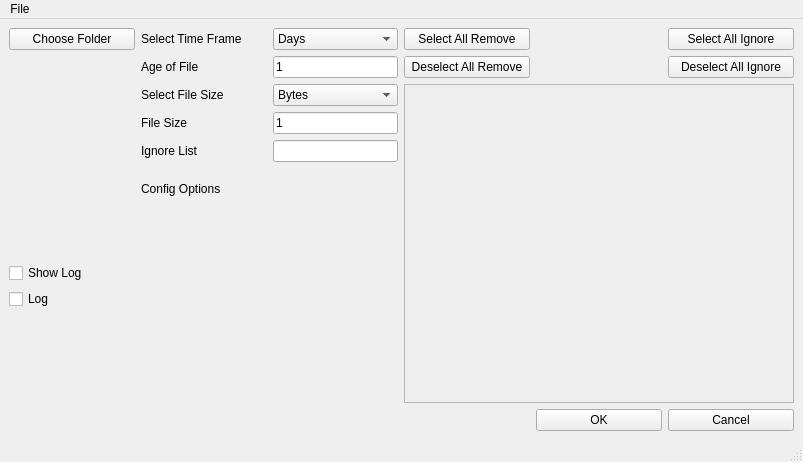
<?xml version="1.0" encoding="UTF-8"?>
<ui version="4.0">
 <class>MainWindow</class>
 <widget class="QMainWindow" name="MainWindow">
  <property name="geometry">
   <rect>
    <x>0</x>
    <y>0</y>
    <width>803</width>
    <height>462</height>
   </rect>
  </property>
  <property name="windowTitle">
   <string>MainWindow</string>
  </property>
  <widget class="QWidget" name="centralwidget">
   <layout class="QGridLayout" name="gridLayout_2">
    <item row="0" column="2">
     <widget class="QComboBox" name="timeFrame">
      <property name="sizePolicy">
       <sizepolicy hsizetype="Preferred" vsizetype="Fixed">
        <horstretch>0</horstretch>
        <verstretch>0</verstretch>
       </sizepolicy>
      </property>
      <item>
       <property name="text">
        <string>Days</string>
       </property>
      </item>
      <item>
       <property name="text">
        <string>Months</string>
       </property>
      </item>
      <item>
       <property name="text">
        <string>Years</string>
       </property>
      </item>
     </widget>
    </item>
    <item row="2" column="2">
     <widget class="QComboBox" name="fileSizeType">
      <property name="sizePolicy">
       <sizepolicy hsizetype="Preferred" vsizetype="Fixed">
        <horstretch>0</horstretch>
        <verstretch>0</verstretch>
       </sizepolicy>
      </property>
      <item>
       <property name="text">
        <string>Bytes</string>
       </property>
      </item>
      <item>
       <property name="text">
        <string>Kilobytes</string>
       </property>
      </item>
      <item>
       <property name="text">
        <string>Megabytes</string>
       </property>
      </item>
      <item>
       <property name="text">
        <string>Gigabytes</string>
       </property>
      </item>
      <item>
       <property name="text">
        <string>Terabytes</string>
       </property>
      </item>
     </widget>
    </item>
    <item row="4" column="2">
     <widget class="QLineEdit" name="ignoreList">
      <property name="sizePolicy">
       <sizepolicy hsizetype="Preferred" vsizetype="Fixed">
        <horstretch>0</horstretch>
        <verstretch>0</verstretch>
       </sizepolicy>
      </property>
     </widget>
    </item>
    <item row="2" column="1">
     <widget class="QLabel" name="label_3">
      <property name="text">
       <string>Select File Size</string>
      </property>
     </widget>
    </item>
    <item row="1" column="3">
     <widget class="QPushButton" name="deselectAllRemove">
      <property name="text">
       <string>Deselect All Remove</string>
      </property>
     </widget>
    </item>
    <item row="0" column="0">
     <widget class="QPushButton" name="chooseFolder">
      <property name="text">
       <string>Choose Folder</string>
      </property>
     </widget>
    </item>
    <item row="0" column="1">
     <widget class="QLabel" name="label">
      <property name="text">
       <string>Select Time Frame</string>
      </property>
     </widget>
    </item>
    <item row="1" column="2">
     <widget class="QLineEdit" name="fileAge">
      <property name="sizePolicy">
       <sizepolicy hsizetype="Preferred" vsizetype="Fixed">
        <horstretch>0</horstretch>
        <verstretch>0</verstretch>
       </sizepolicy>
      </property>
      <property name="text">
       <string>1</string>
      </property>
     </widget>
    </item>
    <item row="11" column="5">
     <widget class="QPushButton" name="cancel">
      <property name="sizePolicy">
       <sizepolicy hsizetype="Preferred" vsizetype="Fixed">
        <horstretch>0</horstretch>
        <verstretch>0</verstretch>
       </sizepolicy>
      </property>
      <property name="text">
       <string>Cancel</string>
      </property>
     </widget>
    </item>
    <item row="11" column="4">
     <widget class="QPushButton" name="commit">
      <property name="sizePolicy">
       <sizepolicy hsizetype="Preferred" vsizetype="Fixed">
        <horstretch>0</horstretch>
        <verstretch>0</verstretch>
       </sizepolicy>
      </property>
      <property name="text">
       <string>OK</string>
      </property>
     </widget>
    </item>
    <item row="1" column="1">
     <widget class="QLabel" name="label_2">
      <property name="text">
       <string>Age of File</string>
      </property>
     </widget>
    </item>
    <item row="4" column="1">
     <widget class="QLabel" name="label_5">
      <property name="text">
       <string>Ignore List</string>
      </property>
     </widget>
    </item>
    <item row="1" column="5">
     <widget class="QPushButton" name="deselectAllIgnore">
      <property name="text">
       <string>Deselect All Ignore</string>
      </property>
     </widget>
    </item>
    <item row="3" column="2">
     <widget class="QLineEdit" name="fileSize">
      <property name="sizePolicy">
       <sizepolicy hsizetype="Preferred" vsizetype="Fixed">
        <horstretch>0</horstretch>
        <verstretch>0</verstretch>
       </sizepolicy>
      </property>
      <property name="text">
       <string>1</string>
      </property>
     </widget>
    </item>
    <item row="3" column="1">
     <widget class="QLabel" name="label_4">
      <property name="text">
       <string>File Size</string>
      </property>
     </widget>
    </item>
    <item row="2" column="3" rowspan="9" colspan="3">
     <widget class="QScrollArea" name="scrollArea">
      <property name="sizePolicy">
       <sizepolicy hsizetype="Expanding" vsizetype="Expanding">
        <horstretch>0</horstretch>
        <verstretch>0</verstretch>
       </sizepolicy>
      </property>
      <property name="widgetResizable">
       <bool>true</bool>
      </property>
      <widget class="QWidget" name="scrollAreaWidgetContents">
       <property name="geometry">
        <rect>
         <x>0</x>
         <y>0</y>
         <width>383</width>
         <height>314</height>
        </rect>
       </property>
       <layout class="QGridLayout" name="gridLayout"/>
      </widget>
     </widget>
    </item>
    <item row="0" column="3">
     <widget class="QPushButton" name="selectAllRemove">
      <property name="text">
       <string>Select All Remove</string>
      </property>
     </widget>
    </item>
    <item row="0" column="5">
     <widget class="QPushButton" name="selectAllIgnore">
      <property name="text">
       <string>Select All Ignore</string>
      </property>
     </widget>
    </item>
    <item row="5" column="1">
     <widget class="QLabel" name="label_7">
      <property name="text">
       <string>Config Options</string>
      </property>
     </widget>
    </item>
    <item row="8" column="0">
     <widget class="QCheckBox" name="log">
      <property name="text">
       <string>Log</string>
      </property>
     </widget>
    </item>
    <item row="7" column="0">
     <widget class="QCheckBox" name="showLog">
      <property name="text">
       <string>Show Log</string>
      </property>
     </widget>
    </item>
   </layout>
  </widget>
  <widget class="QMenuBar" name="menubar">
   <property name="geometry">
    <rect>
     <x>0</x>
     <y>0</y>
     <width>803</width>
     <height>21</height>
    </rect>
   </property>
   <widget class="QMenu" name="menuFile">
    <property name="title">
     <string>File</string>
    </property>
    <addaction name="actionChoose_Folder"/>
    <addaction name="separator"/>
    <addaction name="actionExit"/>
   </widget>
   <addaction name="menuFile"/>
  </widget>
  <widget class="QStatusBar" name="statusbar"/>
  <action name="actionChoose_Folder">
   <property name="text">
    <string>Choose Folder</string>
   </property>
  </action>
  <action name="actionExit">
   <property name="text">
    <string>Exit</string>
   </property>
  </action>
 </widget>
 <resources/>
 <connections>
  <connection>
   <sender>chooseFolder</sender>
   <signal>clicked()</signal>
   <receiver>chooseFolder</receiver>
   <slot>update()</slot>
   <hints>
    <hint type="sourcelabel">
     <x>47</x>
     <y>43</y>
    </hint>
    <hint type="destinationlabel">
     <x>47</x>
     <y>43</y>
    </hint>
   </hints>
  </connection>
  <connection>
   <sender>commit</sender>
   <signal>clicked()</signal>
   <receiver>commit</receiver>
   <slot>update()</slot>
   <hints>
    <hint type="sourcelabel">
     <x>601</x>
     <y>384</y>
    </hint>
    <hint type="destinationlabel">
     <x>601</x>
     <y>384</y>
    </hint>
   </hints>
  </connection>
  <connection>
   <sender>cancel</sender>
   <signal>clicked()</signal>
   <receiver>MainWindow</receiver>
   <slot>close()</slot>
   <hints>
    <hint type="sourcelabel">
     <x>731</x>
     <y>384</y>
    </hint>
    <hint type="destinationlabel">
     <x>401</x>
     <y>230</y>
    </hint>
   </hints>
  </connection>
  <connection>
   <sender>selectAllRemove</sender>
   <signal>clicked()</signal>
   <receiver>selectAllRemove</receiver>
   <slot>update()</slot>
   <hints>
    <hint type="sourcelabel">
     <x>470</x>
     <y>41</y>
    </hint>
    <hint type="destinationlabel">
     <x>470</x>
     <y>41</y>
    </hint>
   </hints>
  </connection>
  <connection>
   <sender>deselectAllRemove</sender>
   <signal>clicked()</signal>
   <receiver>deselectAllRemove</receiver>
   <slot>update()</slot>
   <hints>
    <hint type="sourcelabel">
     <x>470</x>
     <y>70</y>
    </hint>
    <hint type="destinationlabel">
     <x>470</x>
     <y>70</y>
    </hint>
   </hints>
  </connection>
  <connection>
   <sender>deselectAllIgnore</sender>
   <signal>clicked()</signal>
   <receiver>deselectAllIgnore</receiver>
   <slot>update()</slot>
   <hints>
    <hint type="sourcelabel">
     <x>731</x>
     <y>70</y>
    </hint>
    <hint type="destinationlabel">
     <x>731</x>
     <y>70</y>
    </hint>
   </hints>
  </connection>
  <connection>
   <sender>selectAllIgnore</sender>
   <signal>clicked()</signal>
   <receiver>selectAllIgnore</receiver>
   <slot>update()</slot>
   <hints>
    <hint type="sourcelabel">
     <x>731</x>
     <y>41</y>
    </hint>
    <hint type="destinationlabel">
     <x>731</x>
     <y>41</y>
    </hint>
   </hints>
  </connection>
 </connections>
</ui>
